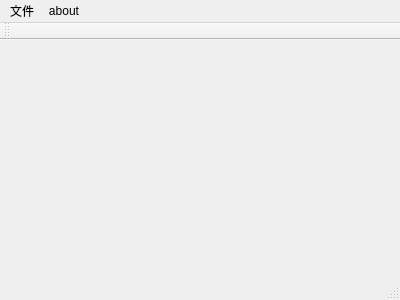
<?xml version="1.0" encoding="UTF-8"?>
<ui version="4.0">
 <class>MainWindow</class>
 <widget class="QMainWindow" name="MainWindow">
  <property name="geometry">
   <rect>
    <x>0</x>
    <y>0</y>
    <width>400</width>
    <height>300</height>
   </rect>
  </property>
  <property name="windowTitle">
   <string>MainWindow</string>
  </property>
  <widget class="QWidget" name="centralWidget"/>
  <widget class="QMenuBar" name="menuBar">
   <property name="geometry">
    <rect>
     <x>0</x>
     <y>0</y>
     <width>400</width>
     <height>21</height>
    </rect>
   </property>
   <widget class="QMenu" name="menu">
    <property name="title">
     <string>文件</string>
    </property>
    <addaction name="actionOpen"/>
    <addaction name="actionNew"/>
   </widget>
   <widget class="QMenu" name="menuAbout">
    <property name="title">
     <string>about</string>
    </property>
   </widget>
   <addaction name="menu"/>
   <addaction name="menuAbout"/>
  </widget>
  <widget class="QToolBar" name="mainToolBar">
   <attribute name="toolBarArea">
    <enum>TopToolBarArea</enum>
   </attribute>
   <attribute name="toolBarBreak">
    <bool>false</bool>
   </attribute>
  </widget>
  <widget class="QStatusBar" name="statusBar"/>
  <action name="actionOpen">
   <property name="text">
    <string>open</string>
   </property>
  </action>
  <action name="actionNew">
   <property name="text">
    <string>new</string>
   </property>
  </action>
 </widget>
 <layoutdefault spacing="6" margin="11"/>
 <resources/>
 <connections/>
</ui>
